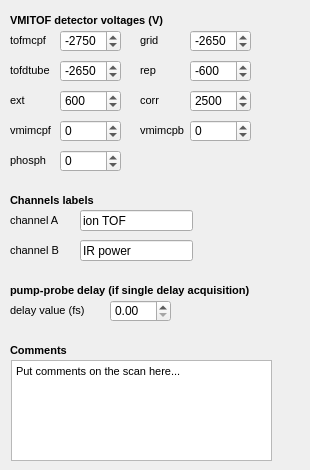
    <widget class="QWidget" name="tab">
     <attribute name="title">
      <string>Metadata</string>
     </attribute>
     <widget class="QLabel" name="label_19">
      <property name="geometry">
       <rect>
        <x>10</x>
        <y>10</y>
        <width>291</width>
        <height>21</height>
       </rect>
      </property>
      <property name="font">
       <font>
        <pointsize>8</pointsize>
        <weight>75</weight>
        <bold>true</bold>
       </font>
      </property>
      <property name="text">
       <string>VMITOF detector voltages (V)</string>
      </property>
     </widget>
     <widget class="QLabel" name="label_20">
      <property name="geometry">
       <rect>
        <x>10</x>
        <y>280</y>
        <width>291</width>
        <height>20</height>
       </rect>
      </property>
      <property name="font">
       <font>
        <pointsize>8</pointsize>
        <weight>75</weight>
        <bold>true</bold>
       </font>
      </property>
      <property name="text">
       <string>pump-probe delay (if single delay acquisition)</string>
      </property>
     </widget>
     <widget class="QSpinBox" name="Vtofmcpf_button">
      <property name="geometry">
       <rect>
        <x>60</x>
        <y>30</y>
        <width>61</width>
        <height>22</height>
       </rect>
      </property>
      <property name="minimum">
       <number>-10000</number>
      </property>
      <property name="maximum">
       <number>10000</number>
      </property>
      <property name="singleStep">
       <number>0</number>
      </property>
      <property name="value">
       <number>-2750</number>
      </property>
     </widget>
     <widget class="QSpinBox" name="Vgrid_button">
      <property name="geometry">
       <rect>
        <x>190</x>
        <y>30</y>
        <width>61</width>
        <height>22</height>
       </rect>
      </property>
      <property name="minimum">
       <number>-10000</number>
      </property>
      <property name="maximum">
       <number>10000</number>
      </property>
      <property name="value">
       <number>-2650</number>
      </property>
     </widget>
     <widget class="QSpinBox" name="Vtofdtube_button">
      <property name="geometry">
       <rect>
        <x>60</x>
        <y>60</y>
        <width>61</width>
        <height>22</height>
       </rect>
      </property>
      <property name="minimum">
       <number>-10000</number>
      </property>
      <property name="maximum">
       <number>10000</number>
      </property>
      <property name="value">
       <number>-2650</number>
      </property>
     </widget>
     <widget class="QSpinBox" name="Vrep_button">
      <property name="geometry">
       <rect>
        <x>190</x>
        <y>60</y>
        <width>61</width>
        <height>22</height>
       </rect>
      </property>
      <property name="minimum">
       <number>-10000</number>
      </property>
      <property name="maximum">
       <number>10000</number>
      </property>
      <property name="value">
       <number>-600</number>
      </property>
     </widget>
     <widget class="QLabel" name="label_22">
      <property name="geometry">
       <rect>
        <x>10</x>
        <y>30</y>
        <width>51</width>
        <height>21</height>
       </rect>
      </property>
      <property name="font">
       <font>
        <pointsize>8</pointsize>
        <weight>50</weight>
        <bold>false</bold>
       </font>
      </property>
      <property name="text">
       <string>tofmcpf</string>
      </property>
     </widget>
     <widget class="QLabel" name="label_23">
      <property name="geometry">
       <rect>
        <x>140</x>
        <y>30</y>
        <width>51</width>
        <height>21</height>
       </rect>
      </property>
      <property name="font">
       <font>
        <pointsize>8</pointsize>
        <weight>50</weight>
        <bold>false</bold>
       </font>
      </property>
      <property name="text">
       <string>grid</string>
      </property>
     </widget>
     <widget class="QSpinBox" name="Vext_button">
      <property name="geometry">
       <rect>
        <x>60</x>
        <y>90</y>
        <width>61</width>
        <height>22</height>
       </rect>
      </property>
      <property name="minimum">
       <number>-10000</number>
      </property>
      <property name="maximum">
       <number>10000</number>
      </property>
      <property name="value">
       <number>600</number>
      </property>
     </widget>
     <widget class="QSpinBox" name="Vcorr_button">
      <property name="geometry">
       <rect>
        <x>190</x>
        <y>90</y>
        <width>61</width>
        <height>22</height>
       </rect>
      </property>
      <property name="minimum">
       <number>-10000</number>
      </property>
      <property name="maximum">
       <number>10000</number>
      </property>
      <property name="value">
       <number>2500</number>
      </property>
     </widget>
     <widget class="QLabel" name="label_24">
      <property name="geometry">
       <rect>
        <x>10</x>
        <y>60</y>
        <width>51</width>
        <height>21</height>
       </rect>
      </property>
      <property name="font">
       <font>
        <pointsize>8</pointsize>
        <weight>50</weight>
        <bold>false</bold>
       </font>
      </property>
      <property name="text">
       <string>tofdtube</string>
      </property>
     </widget>
     <widget class="QLabel" name="label_25">
      <property name="geometry">
       <rect>
        <x>140</x>
        <y>60</y>
        <width>51</width>
        <height>21</height>
       </rect>
      </property>
      <property name="font">
       <font>
        <pointsize>8</pointsize>
        <weight>50</weight>
        <bold>false</bold>
       </font>
      </property>
      <property name="text">
       <string>rep</string>
      </property>
     </widget>
     <widget class="QLabel" name="label_26">
      <property name="geometry">
       <rect>
        <x>10</x>
        <y>90</y>
        <width>51</width>
        <height>21</height>
       </rect>
      </property>
      <property name="font">
       <font>
        <pointsize>8</pointsize>
        <weight>50</weight>
        <bold>false</bold>
       </font>
      </property>
      <property name="text">
       <string>ext</string>
      </property>
     </widget>
     <widget class="QLabel" name="label_27">
      <property name="geometry">
       <rect>
        <x>140</x>
        <y>90</y>
        <width>51</width>
        <height>21</height>
       </rect>
      </property>
      <property name="font">
       <font>
        <pointsize>8</pointsize>
        <weight>50</weight>
        <bold>false</bold>
       </font>
      </property>
      <property name="text">
       <string>corr</string>
      </property>
     </widget>
     <widget class="QSpinBox" name="Vvmimcpf_button">
      <property name="geometry">
       <rect>
        <x>60</x>
        <y>120</y>
        <width>61</width>
        <height>22</height>
       </rect>
      </property>
      <property name="minimum">
       <number>-10000</number>
      </property>
      <property name="maximum">
       <number>10000</number>
      </property>
      <property name="value">
       <number>0</number>
      </property>
     </widget>
     <widget class="QSpinBox" name="Vvmimcpb_button">
      <property name="geometry">
       <rect>
        <x>190</x>
        <y>120</y>
        <width>61</width>
        <height>22</height>
       </rect>
      </property>
      <property name="minimum">
       <number>-10000</number>
      </property>
      <property name="maximum">
       <number>10000</number>
      </property>
      <property name="value">
       <number>0</number>
      </property>
     </widget>
     <widget class="QLabel" name="label_28">
      <property name="geometry">
       <rect>
        <x>10</x>
        <y>120</y>
        <width>51</width>
        <height>21</height>
       </rect>
      </property>
      <property name="font">
       <font>
        <pointsize>8</pointsize>
        <weight>50</weight>
        <bold>false</bold>
       </font>
      </property>
      <property name="text">
       <string>vmimcpf</string>
      </property>
     </widget>
     <widget class="QLabel" name="label_29">
      <property name="geometry">
       <rect>
        <x>140</x>
        <y>120</y>
        <width>51</width>
        <height>21</height>
       </rect>
      </property>
      <property name="font">
       <font>
        <pointsize>8</pointsize>
        <weight>50</weight>
        <bold>false</bold>
       </font>
      </property>
      <property name="text">
       <string>vmimcpb</string>
      </property>
     </widget>
     <widget class="QLabel" name="label_30">
      <property name="geometry">
       <rect>
        <x>10</x>
        <y>150</y>
        <width>51</width>
        <height>21</height>
       </rect>
      </property>
      <property name="font">
       <font>
        <pointsize>8</pointsize>
        <weight>50</weight>
        <bold>false</bold>
       </font>
      </property>
      <property name="text">
       <string>phosph</string>
      </property>
     </widget>
     <widget class="QSpinBox" name="Vph_button">
      <property name="geometry">
       <rect>
        <x>60</x>
        <y>150</y>
        <width>61</width>
        <height>22</height>
       </rect>
      </property>
      <property name="minimum">
       <number>-10000</number>
      </property>
      <property name="maximum">
       <number>10000</number>
      </property>
      <property name="value">
       <number>0</number>
      </property>
     </widget>
     <widget class="QDoubleSpinBox" name="Singledelay_button">
      <property name="geometry">
       <rect>
        <x>110</x>
        <y>300</y>
        <width>61</width>
        <height>22</height>
       </rect>
      </property>
     </widget>
     <widget class="QLabel" name="label_31">
      <property name="geometry">
       <rect>
        <x>10</x>
        <y>300</y>
        <width>81</width>
        <height>21</height>
       </rect>
      </property>
      <property name="font">
       <font>
        <pointsize>8</pointsize>
        <weight>50</weight>
        <bold>false</bold>
       </font>
      </property>
      <property name="text">
       <string>delay value (fs)</string>
      </property>
     </widget>
     <widget class="QLabel" name="label_37">
      <property name="geometry">
       <rect>
        <x>10</x>
        <y>340</y>
        <width>291</width>
        <height>20</height>
       </rect>
      </property>
      <property name="font">
       <font>
        <pointsize>8</pointsize>
        <weight>75</weight>
        <bold>true</bold>
       </font>
      </property>
      <property name="text">
       <string>Comments</string>
      </property>
     </widget>
     <widget class="QTextEdit" name="Comments_button">
      <property name="geometry">
       <rect>
        <x>11</x>
        <y>360</y>
        <width>261</width>
        <height>101</height>
       </rect>
      </property>
      <property name="html">
       <string>&lt;!DOCTYPE HTML PUBLIC &quot;-//W3C//DTD HTML 4.0//EN&quot; &quot;http://www.w3.org/TR/REC-html40/strict.dtd&quot;&gt;
&lt;html&gt;&lt;head&gt;&lt;meta name=&quot;qrichtext&quot; content=&quot;1&quot; /&gt;&lt;style type=&quot;text/css&quot;&gt;
p, li { white-space: pre-wrap; }
&lt;/style&gt;&lt;/head&gt;&lt;body style=&quot; font-family:'MS Shell Dlg 2'; font-size:8.25pt; font-weight:400; font-style:normal;&quot;&gt;
&lt;p style=&quot; margin-top:0px; margin-bottom:0px; margin-left:0px; margin-right:0px; -qt-block-indent:0; text-indent:0px;&quot;&gt;&lt;span style=&quot; font-size:8pt;&quot;&gt;Put comments on the scan here...&lt;/span&gt;&lt;/p&gt;&lt;/body&gt;&lt;/html&gt;</string>
      </property>
     </widget>
     <widget class="QLabel" name="label_38">
      <property name="geometry">
       <rect>
        <x>10</x>
        <y>190</y>
        <width>291</width>
        <height>20</height>
       </rect>
      </property>
      <property name="font">
       <font>
        <pointsize>8</pointsize>
        <weight>75</weight>
        <bold>true</bold>
       </font>
      </property>
      <property name="text">
       <string>Channels labels</string>
      </property>
     </widget>
     <widget class="QLabel" name="label_39">
      <property name="geometry">
       <rect>
        <x>10</x>
        <y>210</y>
        <width>51</width>
        <height>21</height>
       </rect>
      </property>
      <property name="font">
       <font>
        <pointsize>8</pointsize>
        <weight>50</weight>
        <bold>false</bold>
       </font>
      </property>
      <property name="text">
       <string>channel A</string>
      </property>
     </widget>
     <widget class="QLabel" name="label_40">
      <property name="geometry">
       <rect>
        <x>10</x>
        <y>240</y>
        <width>51</width>
        <height>21</height>
       </rect>
      </property>
      <property name="font">
       <font>
        <pointsize>8</pointsize>
        <weight>50</weight>
        <bold>false</bold>
       </font>
      </property>
      <property name="text">
       <string>channel B</string>
      </property>
     </widget>
     <widget class="QLineEdit" name="ChAlabel_button">
      <property name="geometry">
       <rect>
        <x>80</x>
        <y>210</y>
        <width>113</width>
        <height>21</height>
       </rect>
      </property>
      <property name="text">
       <string>ion TOF</string>
      </property>
     </widget>
     <widget class="QLineEdit" name="ChBlabel_button">
      <property name="geometry">
       <rect>
        <x>80</x>
        <y>240</y>
        <width>113</width>
        <height>21</height>
       </rect>
      </property>
      <property name="text">
       <string>IR power</string>
      </property>
     </widget>
    </widget>
